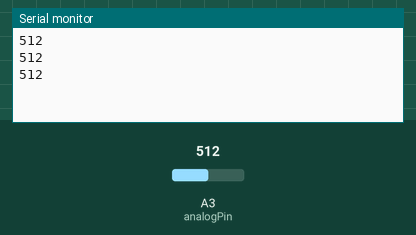
This sketch was run on a simulated Arduino Uno, built with avr-gcc and run on an emulated ATmega328P. Shown: the last lines printed to the serial monitor. The test bench sets the inputs (shaded band); at power-on: A3 (analogPin) = 512.

Above: at 1.3 s.
1.4 s: A3 (analogPin) set to 716
At 1.9 s:
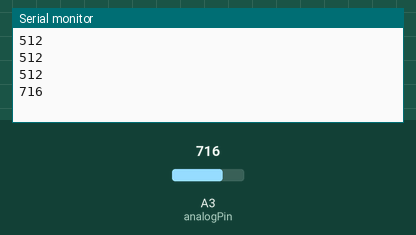
2.9 s: A3 (analogPin) set to 900
At 3.4 s:
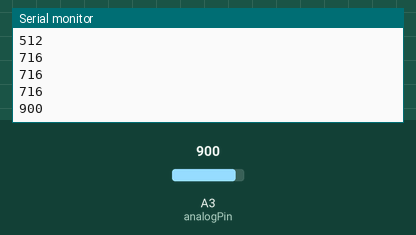
Timing chart, 0 to 5.9 s (numbered marks = the images above; inputs shaded):
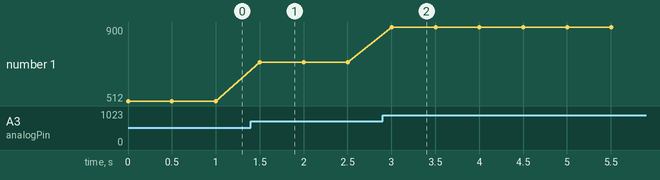

The sketch:

Read_Voltage.ino
```cpp
int analogPin = A3;     // pin A3 will be used to connect to external voltage
                       // outside leads to ground and ~3V
int val = 0;           // variable to store the value read

void setup()
{
  Serial.begin(9600);          //  setup serial

}

void loop()
{
  val = analogRead(analogPin);    // read the input pin
  Serial.println(val);             // debug value

  delay(500);

}
```

Measured:
- after the input at 1.4 s, the serial monitor: prints a new line after 0.10 s (image 1)
- after the input at 2.9 s, the serial monitor: prints a new line after 0.10 s (image 2)
- plotted number 1: 512 → 716 after the input at 1.4 s, 716 → 900 after the input at 2.9 s
